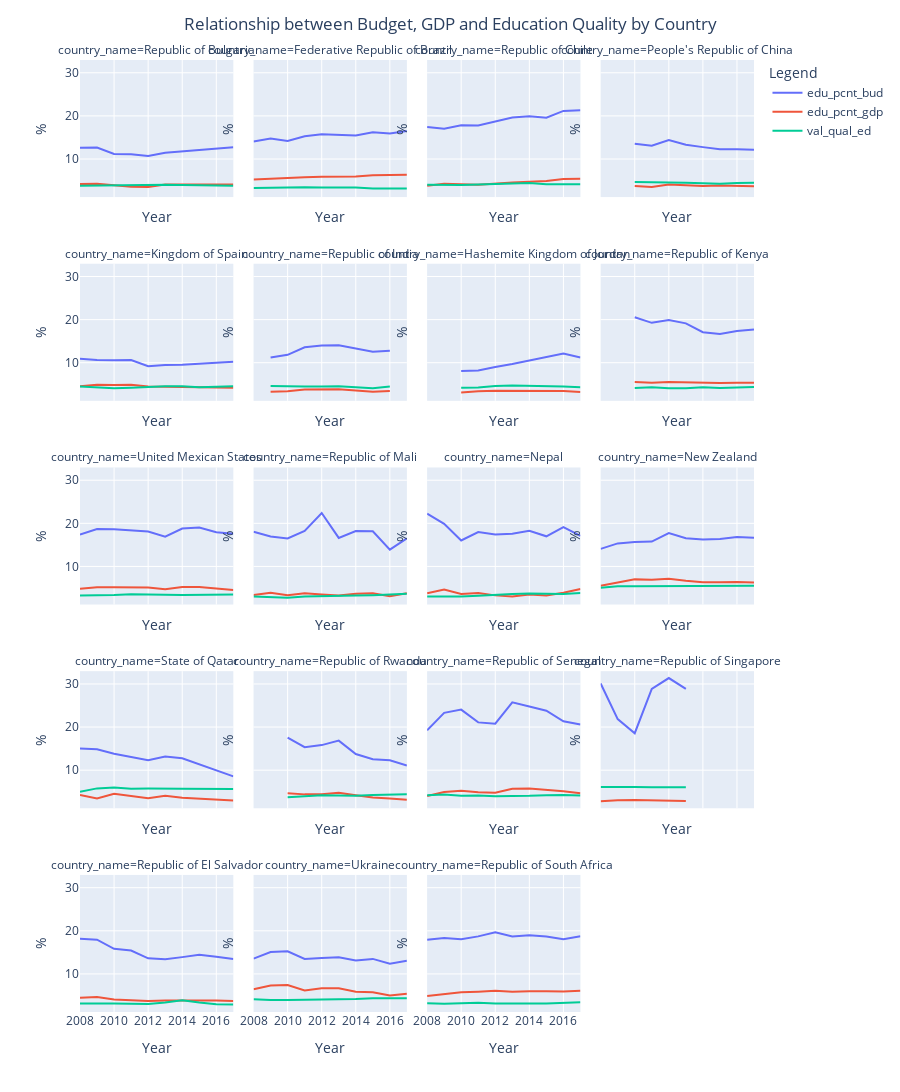

Write notebook code for a chart like this one.
### Markdown cell above
Let's check among our subset of representative countries if the change in the education expenditure as percent of the budget or the GDP had any correlation with the education quality across time

### Code cell
#Selecting the subset of selected countries to examine the effect over time 
df_gdp_qual_selected_countries = df_gdp_qual[df_gdp_qual.country_code.isin(selected_countries)]

fig = px.line(df_gdp_qual_selected_countries,x='year',y= df_gdp_qual_selected_countries.columns[3:6],facet_col='country_name',facet_col_wrap=4,height=1600, facet_col_spacing=0.03,
              labels={'variable':'Legend'})

#Setting the labels of the plot
fig.update_layout(
    title={
        'text': "Relationship between Budget, GDP and Education Quality by Country",
        'x':0.5,
        'xanchor': 'center'},
    xaxis_title="Year",
    yaxis_title="%"
)
#Ensuring that all x-axis show the correct label
fig.for_each_xaxis(lambda x: x.update(title = 'Year'))

#Ensuring that all y-axis show the correct label
fig.for_each_yaxis(lambda y: y.update(title = '%'))

fig.show()

### Figure 1 — Plotly figure (JSON) as saved in the notebook; plotly's stock layout.template omitted (floating-point values rounded to 4 significant figures)
{"data": [{"hovertemplate": "Legend=edu_pcnt_bud<br>country_name=Republic of Bulgaria<br>year=%{x}<br>value=%{y}<extra></extra>", "legendgroup": "edu_pcnt_bud", "line": {"color": "#636efa", "dash": "solid"}, "mode": "lines", "name": "edu_pcnt_bud", "orientation": "v", "showlegend": true, "type": "scatter", "x": [2008, 2009, 2010, 2011, 2012, 2013, 2017], "xaxis": "x17", "y": [12.61, 12.66, 11.16, 11.1, 10.69, 11.44, 12.73], "yaxis": "y17"}, {"hovertemplate": "Legend=edu_pcnt_bud<br>country_name=Federative Republic of Brazil<br>year=%{x}<br>value=%{y}<extra></extra>", "legendgroup": "edu_pcnt_bud", "line": {"color": "#636efa", "dash": "solid"}, "mode": "lines", "name": "edu_pcnt_bud", "orientation": "v", "showlegend": false, "type": "scatter", "x": [2008, 2009, 2010, 2011, 2012, 2013, 2014, 2015, 2016, 2017], "xaxis": "x18", "y": [14.08, 14.73, 14.16, 15.27, 15.73, 15.59, 15.44, 16.22, 15.93, 16.5], "yaxis": "y18"}, {"hovertemplate": "Legend=edu_pcnt_bud<br>country_name=Republic of Chile<br>year=%{x}<br>value=%{y}<extra></extra>", "legendgroup": "edu_pcnt_bud", "line": {"color": "#636efa", "dash": "solid"}, "mode": "lines", "name": "edu_pcnt_bud", "orientation": "v", "showlegend": false, "type": "scatter", "x": [2008, 2009, 2010, 2011, 2013, 2014, 2015, 2016, 2017], "xaxis": "x19", "y": [17.4, 17.04, 17.84, 17.75, 19.65, 19.92, 19.59, 21.16, 21.31], "yaxis": "y19"}, {"hovertemplate": "Legend=edu_pcnt_bud<br>country_name=People's Republic of China<br>year=%{x}<br>value=%{y}<extra></extra>", "legendgroup": "edu_pcnt_bud", "line": {"color": "#636efa", "dash": "solid"}, "mode": "lines", "name": "edu_pcnt_bud", "orientation": "v", "showlegend": false, "type": "scatter", "x": [2010, 2011, 2012, 2013, 2014, 2015, 2016, 2017], "xaxis": "x20", "y": [13.55, 13.08, 14.41, 13.32, 12.75, 12.26, 12.27, 12.16], "yaxis": "y20"}, {"hovertemplate": "Legend=edu_pcnt_bud<br>country_name=Kingdom of Spain<br>year=%{x}<br>value=%{y}<extra></extra>", "legendgroup": "edu_pcnt_bud", "line": {"color": "#636efa", "dash": "solid"}, "mode": "lines", "name": "edu_pcnt_bud", "orientation": "v", "showlegend": false, "type": "scatter", "x": [2008, 2009, 2010, 2011, 2012, 2013, 2014, 2015, 2016, 2017], "xaxis": "x13", "y": [10.93, 10.62, 10.55, 10.61, 9.186, 9.493, 9.539, 9.766, 9.961, 10.21], "yaxis": "y13"}, {"hovertemplate": "Legend=edu_pcnt_bud<br>country_name=Republic of India<br>year=%{x}<br>value=%{y}<extra></extra>", "legendgroup": "edu_pcnt_bud", "line": {"color": "#636efa", "dash": "solid"}, "mode": "lines", "name": "edu_pcnt_bud", "orientation": "v", "showlegend": false, "type": "scatter", "x": [2009, 2010, 2011, 2012, 2013, 2015, 2016], "xaxis": "x14", "y": [11.19, 11.83, 13.56, 13.99, 14.05, 12.53, 12.75], "yaxis": "y14"}, {"hovertemplate": "Legend=edu_pcnt_bud<br>country_name=Hashemite Kingdom of Jordan<br>year=%{x}<br>value=%{y}<extra></extra>", "legendgroup": "edu_pcnt_bud", "line": {"color": "#636efa", "dash": "solid"}, "mode": "lines", "name": "edu_pcnt_bud", "orientation": "v", "showlegend": false, "type": "scatter", "x": [2010, 2011, 2012, 2013, 2016, 2017], "xaxis": "x15", "y": [8.1, 8.2, 9, 9.7, 12.15, 11.2], "yaxis": "y15"}, {"hovertemplate": "Legend=edu_pcnt_bud<br>country_name=Republic of Kenya<br>year=%{x}<br>value=%{y}<extra></extra>", "legendgroup": "edu_pcnt_bud", "line": {"color": "#636efa", "dash": "solid"}, "mode": "lines", "name": "edu_pcnt_bud", "orientation": "v", "showlegend": false, "type": "scatter", "x": [2010, 2011, 2012, 2013, 2014, 2015, 2016, 2017], "xaxis": "x16", "y": [20.56, 19.25, 19.92, 19.14, 17.08, 16.66, 17.35, 17.71], "yaxis": "y16"}, {"hovertemplate": "Legend=edu_pcnt_bud<br>country_name=United Mexican States<br>year=%{x}<br>value=%{y}<extra></extra>", "legendgroup": "edu_pcnt_bud", "line": {"color": "#636efa", "dash": "solid"}, "mode": "lines", "name": "edu_pcnt_bud", "orientation": "v", "showlegend": false, "type": "scatter", "x": [2008, 2009, 2010, 2011, 2012, 2013, 2014, 2015, 2016, 2017], "xaxis": "x9", "y": [17.38, 18.67, 18.64, 18.42, 18.09, 16.91, 18.81, 19.02, 17.94, 17.58], "yaxis": "y9"}, {"hovertemplate": "Legend=edu_pcnt_bud<br>country_name=Republic of Mali<br>year=%{x}<br>value=%{y}<extra></extra>", "legendgroup": "edu_pcnt_bud", "line": {"color": "#636efa", "dash": "solid"}, "mode": "lines", "name": "edu_pcnt_bud", "orientation": "v", "showlegend": false, "type": "scatter", "x": [2008, 2009, 2010, 2011, 2012, 2013, 2014, 2015, 2016, 2017], "xaxis": "x10", "y": [18.03, 16.96, 16.5, 18.26, 22.4, 16.62, 18.22, 18.16, 13.9, 16.53], "yaxis": "y10"}, {"hovertemplate": "Legend=edu_pcnt_bud<br>country_name=Nepal<br>year=%{x}<br>value=%{y}<extra></extra>", "legendgroup": "edu_pcnt_bud", "line": {"color": "#636efa", "dash": "solid"}, "mode": "lines", "name": "edu_pcnt_bud", "orientation": "v", "showlegend": false, "type": "scatter", "x": [2008, 2009, 2010, 2011, 2012, 2013, 2014, 2015, 2016, 2017], "xaxis": "x11", "y": [22.23, 19.87, 16.03, 17.98, 17.44, 17.57, 18.28, 16.99, 19.13, 17.1], "yaxis": "y11"}, {"hovertemplate": "Legend=edu_pcnt_bud<br>country_name=New Zealand<br>year=%{x}<br>value=%{y}<extra></extra>", "legendgroup": "edu_pcnt_bud", "line": {"color": "#636efa", "dash": "solid"}, "mode": "lines", "name": "edu_pcnt_bud", "orientation": "v", "showlegend": false, "type": "scatter", "x": [2008, 2009, 2010, 2011, 2012, 2013, 2014, 2015, 2016, 2017], "xaxis": "x12", "y": [14.08, 15.34, 15.68, 15.76, 17.75, 16.54, 16.27, 16.37, 16.83, 16.64], "yaxis": "y12"}, {"hovertemplate": "Legend=edu_pcnt_bud<br>country_name=State of Qatar<br>year=%{x}<br>value=%{y}<extra></extra>", "legendgroup": "edu_pcnt_bud", "line": {"color": "#636efa", "dash": "solid"}, "mode": "lines", "name": "edu_pcnt_bud", "orientation": "v", "showlegend": false, "type": "scatter", "x": [2008, 2009, 2010, 2011, 2012, 2013, 2014, 2017], "xaxis": "x5", "y": [15.06, 14.84, 13.82, 13.11, 12.31, 13.15, 12.74, 8.561], "yaxis": "y5"}, {"hovertemplate": "Legend=edu_pcnt_bud<br>country_name=Republic of Rwanda<br>year=%{x}<br>value=%{y}<extra></extra>", "legendgroup": "edu_pcnt_bud", "line": {"color": "#636efa", "dash": "solid"}, "mode": "lines", "name": "edu_pcnt_bud", "orientation": "v", "showlegend": false, "type": "scatter", "x": [2010, 2011, 2012, 2013, 2014, 2015, 2016, 2017], "xaxis": "x6", "y": [17.55, 15.34, 15.82, 16.86, 13.73, 12.54, 12.28, 11.08], "yaxis": "y6"}, {"hovertemplate": "Legend=edu_pcnt_bud<br>country_name=Republic of Senegal<br>year=%{x}<br>value=%{y}<extra></extra>", "legendgroup": "edu_pcnt_bud", "line": {"color": "#636efa", "dash": "solid"}, "mode": "lines", "name": "edu_pcnt_bud", "orientation": "v", "showlegend": false, "type": "scatter", "x": [2008, 2009, 2010, 2011, 2012, 2013, 2014, 2015, 2016, 2017], "xaxis": "x7", "y": [19.23, 23.3, 24.05, 21.09, 20.8, 25.74, 24.76, 23.78, 21.34, 20.59], "yaxis": "y7"}, {"hovertemplate": "Legend=edu_pcnt_bud<br>country_name=Republic of Singapore<br>year=%{x}<br>value=%{y}<extra></extra>", "legendgroup": "edu_pcnt_bud", "line": {"color": "#636efa", "dash": "solid"}, "mode": "lines", "name": "edu_pcnt_bud", "orientation": "v", "showlegend": false, "type": "scatter", "x": [2008, 2009, 2010, 2011, 2012, 2013], "xaxis": "x8", "y": [30.1, 21.85, 18.57, 28.86, 31.37, 28.84], "yaxis": "y8"}, {"hovertemplate": "Legend=edu_pcnt_bud<br>country_name=Republic of El Salvador<br>year=%{x}<br>value=%{y}<extra></extra>", "legendgroup": "edu_pcnt_bud", "line": {"color": "#636efa", "dash": "solid"}, "mode": "lines", "name": "edu_pcnt_bud", "orientation": "v", "showlegend": false, "type": "scatter", "x": [2008, 2009, 2010, 2011, 2012, 2013, 2014, 2015, 2016, 2017], "xaxis": "x", "y": [18.16, 17.95, 15.82, 15.42, 13.6, 13.39, 13.89, 14.47, 13.97, 13.46], "yaxis": "y"}, {"hovertemplate": "Legend=edu_pcnt_bud<br>country_name=Ukraine<br>year=%{x}<br>value=%{y}<extra></extra>", "legendgroup": "edu_pcnt_bud", "line": {"color": "#636efa", "dash": "solid"}, "mode": "lines", "name": "edu_pcnt_bud", "orientation": "v", "showlegend": false, "type": "scatter", "x": [2008, 2009, 2010, 2011, 2012, 2013, 2014, 2015, 2016, 2017], "xaxis": "x2", "y": [13.56, 15.05, 15.23, 13.48, 13.67, 13.87, 13.12, 13.48, 12.35, 13.05], "yaxis": "y2"}, {"hovertemplate": "Legend=edu_pcnt_bud<br>country_name=Republic of South Africa<br>year=%{x}<br>value=%{y}<extra></extra>", "legendgroup": "edu_pcnt_bud", "line": {"color": "#636efa", "dash": "solid"}, "mode": "lines", "name": "edu_pcnt_bud", "orientation": "v", "showlegend": false, "type": "scatter", "x": [2008, 2009, 2010, 2011, 2012, 2013, 2014, 2015, 2016, 2017], "xaxis": "x3", "y": [17.91, 18.31, 18.04, 18.7, 19.68, 18.7, 18.99, 18.7, 18.05, 18.72], "yaxis": "y3"}, {"hovertemplate": "Legend=edu_pcnt_gdp<br>country_name=Republic of Bulgaria<br>year=%{x}<br>value=%{y}<extra></extra>", "legendgroup": "edu_pcnt_gdp", "line": {"color": "#EF553B", "dash": "solid"}, "mode": "lines", "name": "edu_pcnt_gdp", "orientation": "v", "showlegend": true, "type": "scatter", "x": [2008, 2009, 2010, 2011, 2012, 2013, 2017], "xaxis": "x17", "y": [4.222, 4.274, 3.881, 3.565, 3.494, 4.072, 4.091], "yaxis": "y17"}, {"hovertemplate": "Legend=edu_pcnt_gdp<br>country_name=Federative Republic of Brazil<br>year=%{x}<br>value=%{y}<extra></extra>", "legendgroup": "edu_pcnt_gdp", "line": {"color": "#EF553B", "dash": "solid"}, "mode": "lines", "name": "edu_pcnt_gdp", "orientation": "v", "showlegend": false, "type": "scatter", "x": [2008, 2009, 2010, 2011, 2012, 2013, 2014, 2015, 2016, 2017], "xaxis": "x18", "y": [5.269, 5.464, 5.649, 5.737, 5.855, 5.839, 5.948, 6.241, 6.314, 6.32], "yaxis": "y18"}, {"hovertemplate": "Legend=edu_pcnt_gdp<br>country_name=Republic of Chile<br>year=%{x}<br>value=%{y}<extra></extra>", "legendgroup": "edu_pcnt_gdp", "line": {"color": "#EF553B", "dash": "solid"}, "mode": "lines", "name": "edu_pcnt_gdp", "orientation": "v", "showlegend": false, "type": "scatter", "x": [2008, 2009, 2010, 2011, 2013, 2014, 2015, 2016, 2017], "xaxis": "x19", "y": [3.792, 4.231, 4.162, 4.045, 4.529, 4.731, 4.875, 5.342, 5.42], "yaxis": "y19"}, {"hovertemplate": "Legend=edu_pcnt_gdp<br>country_name=People's Republic of China<br>year=%{x}<br>value=%{y}<extra></extra>", "legendgroup": "edu_pcnt_gdp", "line": {"color": "#EF553B", "dash": "solid"}, "mode": "lines", "name": "edu_pcnt_gdp", "orientation": "v", "showlegend": false, "type": "scatter", "x": [2010, 2011, 2012, 2013, 2014, 2015, 2016, 2017], "xaxis": "x20", "y": [3.755, 3.522, 4.077, 3.853, 3.727, 3.825, 3.794, 3.667], "yaxis": "y20"}, {"hovertemplate": "Legend=edu_pcnt_gdp<br>country_name=Kingdom of Spain<br>year=%{x}<br>value=%{y}<extra></extra>", "legendgroup": "edu_pcnt_gdp", "line": {"color": "#EF553B", "dash": "solid"}, "mode": "lines", "name": "edu_pcnt_gdp", "orientation": "v", "showlegend": false, "type": "scatter", "x": [2008, 2009, 2010, 2011, 2012, 2013, 2014, 2015, 2016, 2017], "xaxis": "x13", "y": [4.528, 4.912, 4.856, 4.897, 4.469, 4.351, 4.303, 4.287, 4.228, 4.208], "yaxis": "y13"}, {"hovertemplate": "Legend=edu_pcnt_gdp<br>country_name=Republic of India<br>year=%{x}<br>value=%{y}<extra></extra>", "legendgroup": "edu_pcnt_gdp", "line": {"color": "#EF553B", "dash": "solid"}, "mode": "lines", "name": "edu_pcnt_gdp", "orientation": "v", "showlegend": false, "type": "scatter", "x": [2009, 2010, 2011, 2012, 2013, 2015, 2016], "xaxis": "x14", "y": [3.278, 3.378, 3.796, 3.868, 3.845, 3.286, 3.451], "yaxis": "y14"}, {"hovertemplate": "Legend=edu_pcnt_gdp<br>country_name=Hashemite Kingdom of Jordan<br>year=%{x}<br>value=%{y}<extra></extra>", "legendgroup": "edu_pcnt_gdp", "line": {"color": "#EF553B", "dash": "solid"}, "mode": "lines", "name": "edu_pcnt_gdp", "orientation": "v", "showlegend": false, "type": "scatter", "x": [2010, 2011, 2012, 2013, 2016, 2017], "xaxis": "x15", "y": [3.1, 3.4, 3.5, 3.5, 3.453, 3.229], "yaxis": "y15"}, {"hovertemplate": "Legend=edu_pcnt_gdp<br>country_name=Republic of Kenya<br>year=%{x}<br>value=%{y}<extra></extra>", "legendgroup": "edu_pcnt_gdp", "line": {"color": "#EF553B", "dash": "solid"}, "mode": "lines", "name": "edu_pcnt_gdp", "orientation": "v", "showlegend": false, "type": "scatter", "x": [2010, 2011, 2012, 2013, 2014, 2015, 2016, 2017], "xaxis": "x16", "y": [5.508, 5.335, 5.509, 5.411, 5.28, 5.271, 5.363, 5.367], "yaxis": "y16"}, {"hovertemplate": "Legend=edu_pcnt_gdp<br>country_name=United Mexican States<br>year=%{x}<br>value=%{y}<extra></extra>", "legendgroup": "edu_pcnt_gdp", "line": {"color": "#EF553B", "dash": "solid"}, "mode": "lines", "name": "edu_pcnt_gdp", "orientation": "v", "showlegend": false, "type": "scatter", "x": [2008, 2009, 2010, 2011, 2012, 2013, 2014, 2015, 2016, 2017], "xaxis": "x9", "y": [4.82, 5.188, 5.159, 5.106, 5.103, 4.696, 5.257, 5.229, 4.907, 4.518], "yaxis": "y9"}, {"hovertemplate": "Legend=edu_pcnt_gdp<br>country_name=Republic of Mali<br>year=%{x}<br>value=%{y}<extra></extra>", "legendgroup": "edu_pcnt_gdp", "line": {"color": "#EF553B", "dash": "solid"}, "mode": "lines", "name": "edu_pcnt_gdp", "orientation": "v", "showlegend": false, "type": "scatter", "x": [2008, 2009, 2010, 2011, 2012, 2013, 2014, 2015, 2016, 2017], "xaxis": "x10", "y": [3.404, 3.869, 3.344, 3.754, 3.479, 3.285, 3.648, 3.802, 3.095, 3.79], "yaxis": "y10"}, {"hovertemplate": "Legend=edu_pcnt_gdp<br>country_name=Nepal<br>year=%{x}<br>value=%{y}<extra></extra>", "legendgroup": "edu_pcnt_gdp", "line": {"color": "#EF553B", "dash": "solid"}, "mode": "lines", "name": "edu_pcnt_gdp", "orientation": "v", "showlegend": false, "type": "scatter", "x": [2008, 2009, 2010, 2011, 2012, 2013, 2014, 2015, 2016, 2017], "xaxis": "x11", "y": [3.805, 4.664, 3.632, 3.843, 3.29, 3.018, 3.472, 3.259, 3.903, 4.767], "yaxis": "y11"}, {"hovertemplate": "Legend=edu_pcnt_gdp<br>country_name=New Zealand<br>year=%{x}<br>value=%{y}<extra></extra>", "legendgroup": "edu_pcnt_gdp", "line": {"color": "#EF553B", "dash": "solid"}, "mode": "lines", "name": "edu_pcnt_gdp", "orientation": "v", "showlegend": false, "type": "scatter", "x": [2008, 2009, 2010, 2011, 2012, 2013, 2014, 2015, 2016, 2017], "xaxis": "x12", "y": [5.511, 6.288, 7.0, 6.94, 7.16, 6.702, 6.342, 6.325, 6.412, 6.26], "yaxis": "y12"}, {"hovertemplate": "Legend=edu_pcnt_gdp<br>country_name=State of Qatar<br>year=%{x}<br>value=%{y}<extra></extra>", "legendgroup": "edu_pcnt_gdp", "line": {"color": "#EF553B", "dash": "solid"}, "mode": "lines", "name": "edu_pcnt_gdp", "orientation": "v", "showlegend": false, "type": "scatter", "x": [2008, 2009, 2010, 2011, 2012, 2013, 2014, 2017], "xaxis": "x5", "y": [4.228, 3.413, 4.54, 4.012, 3.507, 4.074, 3.605, 2.967], "yaxis": "y5"}, {"hovertemplate": "Legend=edu_pcnt_gdp<br>country_name=Republic of Rwanda<br>year=%{x}<br>value=%{y}<extra></extra>", "legendgroup": "edu_pcnt_gdp", "line": {"color": "#EF553B", "dash": "solid"}, "mode": "lines", "name": "edu_pcnt_gdp", "orientation": "v", "showlegend": false, "type": "scatter", "x": [2010, 2011, 2012, 2013, 2014, 2015, 2016, 2017], "xaxis": "x6", "y": [4.634, 4.386, 4.424, 4.745, 4.199, 3.649, 3.437, 3.126], "yaxis": "y6"}, {"hovertemplate": "Legend=edu_pcnt_gdp<br>country_name=Republic of Senegal<br>year=%{x}<br>value=%{y}<extra></extra>", "legendgroup": "edu_pcnt_gdp", "line": {"color": "#EF553B", "dash": "solid"}, "mode": "lines", "name": "edu_pcnt_gdp", "orientation": "v", "showlegend": false, "type": "scatter", "x": [2008, 2009, 2010, 2011, 2012, 2013, 2014, 2015, 2016, 2017], "xaxis": "x7", "y": [4.026, 4.921, 5.218, 4.903, 4.777, 5.687, 5.72, 5.456, 5.113, 4.625], "yaxis": "y7"}, {"hovertemplate": "Legend=edu_pcnt_gdp<br>country_name=Republic of Singapore<br>year=%{x}<br>value=%{y}<extra></extra>", "legendgroup": "edu_pcnt_gdp", "line": {"color": "#EF553B", "dash": "solid"}, "mode": "lines", "name": "edu_pcnt_gdp", "orientation": "v", "showlegend": false, "type": "scatter", "x": [2008, 2009, 2010, 2011, 2012, 2013], "xaxis": "x8", "y": [2.765, 3.01, 3.08, 3.031, 3.071, 2.854], "yaxis": "y8"}, {"hovertemplate": "Legend=edu_pcnt_gdp<br>country_name=Republic of El Salvador<br>year=%{x}<br>value=%{y}<extra></extra>", "legendgroup": "edu_pcnt_gdp", "line": {"color": "#EF553B", "dash": "solid"}, "mode": "lines", "name": "edu_pcnt_gdp", "orientation": "v", "showlegend": false, "type": "scatter", "x": [2008, 2009, 2010, 2011, 2012, 2013, 2014, 2015, 2016, 2017], "xaxis": "x", "y": [4.458, 4.66, 4.048, 3.899, 3.712, 3.801, 3.824, 3.91, 3.825, 3.725], "yaxis": "y"}, {"hovertemplate": "Legend=edu_pcnt_gdp<br>country_name=Ukraine<br>year=%{x}<br>value=%{y}<extra></extra>", "legendgroup": "edu_pcnt_gdp", "line": {"color": "#EF553B", "dash": "solid"}, "mode": "lines", "name": "edu_pcnt_gdp", "orientation": "v", "showlegend": false, "type": "scatter", "x": [2008, 2009, 2010, 2011, 2012, 2013, 2014, 2015, 2016, 2017], "xaxis": "x2", "y": [6.436, 7.318, 7.397, 6.162, 6.692, 6.672, 5.875, 5.743, 5.01, 5.412], "yaxis": "y2"}, {"hovertemplate": "Legend=edu_pcnt_gdp<br>country_name=Republic of South Africa<br>year=%{x}<br>value=%{y}<extra></extra>", "legendgroup": "edu_pcnt_gdp", "line": {"color": "#EF553B", "dash": "solid"}, "mode": "lines", "name": "edu_pcnt_gdp", "orientation": "v", "showlegend": false, "type": "scatter", "x": [2008, 2009, 2010, 2011, 2012, 2013, 2014, 2015, 2016, 2017], "xaxis": "x3", "y": [4.866, 5.249, 5.722, 5.881, 6.077, 5.865, 5.999, 5.956, 5.943, 6.113], "yaxis": "y3"}, {"hovertemplate": "Legend=val_qual_ed<br>country_name=Republic of Bulgaria<br>year=%{x}<br>value=%{y}<extra></extra>", "legendgroup": "val_qual_ed", "line": {"color": "#00cc96", "dash": "solid"}, "mode": "lines", "name": "val_qual_ed", "orientation": "v", "showlegend": true, "type": "scatter", "x": [2008, 2009, 2010, 2011, 2012, 2013, 2017], "xaxis": "x17", "y": [3.778, 3.852, 3.908, 3.856, 3.926, 4.014, 3.773], "yaxis": "y17"}, {"hovertemplate": "Legend=val_qual_ed<br>country_name=Federative Republic of Brazil<br>year=%{x}<br>value=%{y}<extra></extra>", "legendgroup": "val_qual_ed", "line": {"color": "#00cc96", "dash": "solid"}, "mode": "lines", "name": "val_qual_ed", "orientation": "v", "showlegend": false, "type": "scatter", "x": [2008, 2009, 2010, 2011, 2012, 2013, 2014, 2015, 2016, 2017], "xaxis": "x18", "y": [3.258, 3.366, 3.403, 3.44, 3.406, 3.42, 3.38, 3.13, 3.176, 3.183], "yaxis": "y18"}, {"hovertemplate": "Legend=val_qual_ed<br>country_name=Republic of Chile<br>year=%{x}<br>value=%{y}<extra></extra>", "legendgroup": "val_qual_ed", "line": {"color": "#00cc96", "dash": "solid"}, "mode": "lines", "name": "val_qual_ed", "orientation": "v", "showlegend": false, "type": "scatter", "x": [2008, 2009, 2010, 2011, 2013, 2014, 2015, 2016, 2017], "xaxis": "x19", "y": [4.012, 3.967, 3.994, 4.098, 4.298, 4.414, 4.166, 4.067, 4.122], "yaxis": "y19"}, {"hovertemplate": "Legend=val_qual_ed<br>country_name=People's Republic of China<br>year=%{x}<br>value=%{y}<extra></extra>", "legendgroup": "val_qual_ed", "line": {"color": "#00cc96", "dash": "solid"}, "mode": "lines", "name": "val_qual_ed", "orientation": "v", "showlegend": false, "type": "scatter", "x": [2010, 2011, 2012, 2013, 2014, 2015, 2016, 2017], "xaxis": "x20", "y": [4.654, 4.678, 4.539, 4.466, 4.388, 4.263, 4.431, 4.514], "yaxis": "y20"}, {"hovertemplate": "Legend=val_qual_ed<br>country_name=Kingdom of Spain<br>year=%{x}<br>value=%{y}<extra></extra>", "legendgroup": "val_qual_ed", "line": {"color": "#00cc96", "dash": "solid"}, "mode": "lines", "name": "val_qual_ed", "orientation": "v", "showlegend": false, "type": "scatter", "x": [2008, 2009, 2010, 2011, 2012, 2013, 2014, 2015, 2016, 2017], "xaxis": "x13", "y": [4.477, 4.222, 4.05, 4.202, 4.396, 4.554, 4.519, 4.33, 4.42, 4.515], "yaxis": "y13"}, {"hovertemplate": "Legend=val_qual_ed<br>country_name=Republic of India<br>year=%{x}<br>value=%{y}<extra></extra>", "legendgroup": "val_qual_ed", "line": {"color": "#00cc96", "dash": "solid"}, "mode": "lines", "name": "val_qual_ed", "orientation": "v", "showlegend": false, "type": "scatter", "x": [2009, 2010, 2011, 2012, 2013, 2015, 2016], "xaxis": "x14", "y": [4.585, 4.479, 4.509, 4.501, 4.558, 4.089, 4.477], "yaxis": "y14"}, {"hovertemplate": "Legend=val_qual_ed<br>country_name=Hashemite Kingdom of Jordan<br>year=%{x}<br>value=%{y}<extra></extra>", "legendgroup": "val_qual_ed", "line": {"color": "#00cc96", "dash": "solid"}, "mode": "lines", "name": "val_qual_ed", "orientation": "v", "showlegend": false, "type": "scatter", "x": [2010, 2011, 2012, 2013, 2016, 2017], "xaxis": "x15", "y": [4.175, 4.239, 4.587, 4.727, 4.468, 4.312], "yaxis": "y15"}, {"hovertemplate": "Legend=val_qual_ed<br>country_name=Republic of Kenya<br>year=%{x}<br>value=%{y}<extra></extra>", "legendgroup": "val_qual_ed", "line": {"color": "#00cc96", "dash": "solid"}, "mode": "lines", "name": "val_qual_ed", "orientation": "v", "showlegend": false, "type": "scatter", "x": [2010, 2011, 2012, 2013, 2014, 2015, 2016, 2017], "xaxis": "x16", "y": [4.137, 4.298, 4.066, 4.095, 4.325, 4.121, 4.254, 4.365], "yaxis": "y16"}, {"hovertemplate": "Legend=val_qual_ed<br>country_name=United Mexican States<br>year=%{x}<br>value=%{y}<extra></extra>", "legendgroup": "val_qual_ed", "line": {"color": "#00cc96", "dash": "solid"}, "mode": "lines", "name": "val_qual_ed", "orientation": "v", "showlegend": false, "type": "scatter", "x": [2008, 2009, 2010, 2011, 2012, 2013, 2014, 2015, 2016, 2017], "xaxis": "x9", "y": [3.253, 3.296, 3.349, 3.562, 3.567, 3.449, 3.37, 3.43, 3.532, 3.512], "yaxis": "y9"}, {"hovertemplate": "Legend=val_qual_ed<br>country_name=Republic of Mali<br>year=%{x}<br>value=%{y}<extra></extra>", "legendgroup": "val_qual_ed", "line": {"color": "#00cc96", "dash": "solid"}, "mode": "lines", "name": "val_qual_ed", "orientation": "v", "showlegend": false, "type": "scatter", "x": [2008, 2009, 2010, 2011, 2012, 2013, 2014, 2015, 2016, 2017], "xaxis": "x10", "y": [3.019, 2.897, 2.753, 3.042, 3.084, 3.08, 3.243, 3.343, 3.551, 3.664], "yaxis": "y10"}, {"hovertemplate": "Legend=val_qual_ed<br>country_name=Nepal<br>year=%{x}<br>value=%{y}<extra></extra>", "legendgroup": "val_qual_ed", "line": {"color": "#00cc96", "dash": "solid"}, "mode": "lines", "name": "val_qual_ed", "orientation": "v", "showlegend": false, "type": "scatter", "x": [2008, 2009, 2010, 2011, 2012, 2013, 2014, 2015, 2016, 2017], "xaxis": "x11", "y": [3.007, 2.943, 3.035, 3.197, 3.441, 3.605, 3.697, 3.62, 3.598, 3.831], "yaxis": "y11"}, {"hovertemplate": "Legend=val_qual_ed<br>country_name=New Zealand<br>year=%{x}<br>value=%{y}<extra></extra>", "legendgroup": "val_qual_ed", "line": {"color": "#00cc96", "dash": "solid"}, "mode": "lines", "name": "val_qual_ed", "orientation": "v", "showlegend": false, "type": "scatter", "x": [2008, 2009, 2010, 2011, 2012, 2013, 2014, 2015, 2016, 2017], "xaxis": "x12", "y": [5.044, 5.412, 5.403, 5.423, 5.414, 5.348, 5.456, 5.486, 5.466, 5.519], "yaxis": "y12"}, {"hovertemplate": "Legend=val_qual_ed<br>country_name=State of Qatar<br>year=%{x}<br>value=%{y}<extra></extra>", "legendgroup": "val_qual_ed", "line": {"color": "#00cc96", "dash": "solid"}, "mode": "lines", "name": "val_qual_ed", "orientation": "v", "showlegend": false, "type": "scatter", "x": [2008, 2009, 2010, 2011, 2012, 2013, 2014, 2017], "xaxis": "x5", "y": [5.018, 5.776, 6.006, 5.689, 5.748, 5.773, 5.701, 5.651], "yaxis": "y5"}, {"hovertemplate": "Legend=val_qual_ed<br>country_name=Republic of Rwanda<br>year=%{x}<br>value=%{y}<extra></extra>", "legendgroup": "val_qual_ed", "line": {"color": "#00cc96", "dash": "solid"}, "mode": "lines", "name": "val_qual_ed", "orientation": "v", "showlegend": false, "type": "scatter", "x": [2010, 2011, 2012, 2013, 2014, 2015, 2016, 2017], "xaxis": "x6", "y": [3.718, 3.969, 4.155, 4.098, 4.065, 4.219, 4.348, 4.394], "yaxis": "y6"}, {"hovertemplate": "Legend=val_qual_ed<br>country_name=Republic of Senegal<br>year=%{x}<br>value=%{y}<extra></extra>", "legendgroup": "val_qual_ed", "line": {"color": "#00cc96", "dash": "solid"}, "mode": "lines", "name": "val_qual_ed", "orientation": "v", "showlegend": false, "type": "scatter", "x": [2008, 2009, 2010, 2011, 2012, 2013, 2014, 2015, 2016, 2017], "xaxis": "x7", "y": [4.192, 4.333, 4.091, 4.147, 3.978, 3.97, 4.05, 4.175, 4.231, 4.097], "yaxis": "y7"}, {"hovertemplate": "Legend=val_qual_ed<br>country_name=Republic of Singapore<br>year=%{x}<br>value=%{y}<extra></extra>", "legendgroup": "val_qual_ed", "line": {"color": "#00cc96", "dash": "solid"}, "mode": "lines", "name": "val_qual_ed", "orientation": "v", "showlegend": false, "type": "scatter", "x": [2008, 2009, 2010, 2011, 2012, 2013], "xaxis": "x8", "y": [6.081, 6.162, 6.109, 6.055, 6.024, 6.03], "yaxis": "y8"}, {"hovertemplate": "Legend=val_qual_ed<br>country_name=Republic of El Salvador<br>year=%{x}<br>value=%{y}<extra></extra>", "legendgroup": "val_qual_ed", "line": {"color": "#00cc96", "dash": "solid"}, "mode": "lines", "name": "val_qual_ed", "orientation": "v", "showlegend": false, "type": "scatter", "x": [2008, 2009, 2010, 2011, 2012, 2013, 2014, 2015, 2016, 2017], "xaxis": "x", "y": [3.148, 3.22, 3.162, 3.06, 3.029, 3.363, 3.887, 3.353, 2.94, 2.928], "yaxis": "y"}, {"hovertemplate": "Legend=val_qual_ed<br>country_name=Ukraine<br>year=%{x}<br>value=%{y}<extra></extra>", "legendgroup": "val_qual_ed", "line": {"color": "#00cc96", "dash": "solid"}, "mode": "lines", "name": "val_qual_ed", "orientation": "v", "showlegend": false, "type": "scatter", "x": [2008, 2009, 2010, 2011, 2012, 2013, 2014, 2015, 2016, 2017], "xaxis": "x2", "y": [4.094, 3.92, 3.95, 3.968, 4.007, 4.055, 4.16, 4.344, 4.447, 4.374], "yaxis": "y2"}, {"hovertemplate": "Legend=val_qual_ed<br>country_name=Republic of South Africa<br>year=%{x}<br>value=%{y}<extra></extra>", "legendgroup": "val_qual_ed", "line": {"color": "#00cc96", "dash": "solid"}, "mode": "lines", "name": "val_qual_ed", "orientation": "v", "showlegend": false, "type": "scatter", "x": [2008, 2009, 2010, 2011, 2012, 2013, 2014, 2015, 2016, 2017], "xaxis": "x3", "y": [3.213, 3.081, 3.189, 3.303, 3.155, 3.071, 3.113, 3.162, 3.344, 3.402], "yaxis": "y3"}], "layout": {"annotations": [{"font": {}, "showarrow": false, "text": "country_name=Republic of El Salvador", "x": 0.1138, "xanchor": "center", "xref": "paper", "y": 0.144, "yanchor": "bottom", "yref": "paper"}, {"font": {}, "showarrow": false, "text": "country_name=Ukraine", "x": 0.3712, "xanchor": "center", "xref": "paper", "y": 0.144, "yanchor": "bottom", "yref": "paper"}, {"font": {}, "showarrow": false, "text": "country_name=Republic of South Africa", "x": 0.6288, "xanchor": "center", "xref": "paper", "y": 0.144, "yanchor": "bottom", "yref": "paper"}, {"font": {}, "showarrow": false, "text": "country_name=State of Qatar", "x": 0.1138, "xanchor": "center", "xref": "paper", "y": 0.358, "yanchor": "bottom", "yref": "paper"}, {"font": {}, "showarrow": false, "text": "country_name=Republic of Rwanda", "x": 0.3712, "xanchor": "center", "xref": "paper", "y": 0.358, "yanchor": "bottom", "yref": "paper"}, {"font": {}, "showarrow": false, "text": "country_name=Republic of Senegal", "x": 0.6288, "xanchor": "center", "xref": "paper", "y": 0.358, "yanchor": "bottom", "yref": "paper"}, {"font": {}, "showarrow": false, "text": "country_name=Republic of Singapore", "x": 0.8862, "xanchor": "center", "xref": "paper", "y": 0.358, "yanchor": "bottom", "yref": "paper"}, {"font": {}, "showarrow": false, "text": "country_name=United Mexican States", "x": 0.1138, "xanchor": "center", "xref": "paper", "y": 0.572, "yanchor": "bottom", "yref": "paper"}, {"font": {}, "showarrow": false, "text": "country_name=Republic of Mali", "x": 0.3712, "xanchor": "center", "xref": "paper", "y": 0.572, "yanchor": "bottom", "yref": "paper"}, {"font": {}, "showarrow": false, "text": "country_name=Nepal", "x": 0.6288, "xanchor": "center", "xref": "paper", "y": 0.572, "yanchor": "bottom", "yref": "paper"}, {"font": {}, "showarrow": false, "text": "country_name=New Zealand", "x": 0.8862, "xanchor": "center", "xref": "paper", "y": 0.572, "yanchor": "bottom", "yref": "paper"}, {"font": {}, "showarrow": false, "text": "country_name=Kingdom of Spain", "x": 0.1138, "xanchor": "center", "xref": "paper", "y": 0.786, "yanchor": "bottom", "yref": "paper"}, {"font": {}, "showarrow": false, "text": "country_name=Republic of India", "x": 0.3712, "xanchor": "center", "xref": "paper", "y": 0.786, "yanchor": "bottom", "yref": "paper"}, {"font": {}, "showarrow": false, "text": "country_name=Hashemite Kingdom of Jordan", "x": 0.6288, "xanchor": "center", "xref": "paper", "y": 0.786, "yanchor": "bottom", "yref": "paper"}, {"font": {}, "showarrow": false, "text": "country_name=Republic of Kenya", "x": 0.8862, "xanchor": "center", "xref": "paper", "y": 0.786, "yanchor": "bottom", "yref": "paper"}, {"font": {}, "showarrow": false, "text": "country_name=Republic of Bulgaria", "x": 0.1138, "xanchor": "center", "xref": "paper", "y": 1, "yanchor": "bottom", "yref": "paper"}, {"font": {}, "showarrow": false, "text": "country_name=Federative Republic of Brazil", "x": 0.3712, "xanchor": "center", "xref": "paper", "y": 1, "yanchor": "bottom", "yref": "paper"}, {"font": {}, "showarrow": false, "text": "country_name=Republic of Chile", "x": 0.6288, "xanchor": "center", "xref": "paper", "y": 1, "yanchor": "bottom", "yref": "paper"}, {"font": {}, "showarrow": false, "text": "country_name=People's Republic of China", "x": 0.8862, "xanchor": "center", "xref": "paper", "y": 1, "yanchor": "bottom", "yref": "paper"}], "height": 1600, "legend": {"title": {"text": "Legend"}, "tracegroupgap": 0}, "margin": {"t": 60}, "title": {"text": "Relationship between Budget, GDP and Education Quality by Country", "x": 0.5, "xanchor": "center"}, "xaxis": {"anchor": "y", "domain": [0, 0.2275], "title": {"text": "Year"}}, "xaxis10": {"anchor": "y10", "domain": [0.2575, 0.485], "matches": "x", "showticklabels": false, "title": {"text": "Year"}}, "xaxis11": {"anchor": "y11", "domain": [0.515, 0.7425], "matches": "x", "showticklabels": false, "title": {"text": "Year"}}, "xaxis12": {"anchor": "y12", "domain": [0.7725, 1], "matches": "x", "showticklabels": false, "title": {"text": "Year"}}, "xaxis13": {"anchor": "y13", "domain": [0, 0.2275], "matches": "x", "showticklabels": false, "title": {"text": "Year"}}, "xaxis14": {"anchor": "y14", "domain": [0.2575, 0.485], "matches": "x", "showticklabels": false, "title": {"text": "Year"}}, "xaxis15": {"anchor": "y15", "domain": [0.515, 0.7425], "matches": "x", "showticklabels": false, "title": {"text": "Year"}}, "xaxis16": {"anchor": "y16", "domain": [0.7725, 1], "matches": "x", "showticklabels": false, "title": {"text": "Year"}}, "xaxis17": {"anchor": "y17", "domain": [0, 0.2275], "matches": "x", "showticklabels": false, "title": {"text": "Year"}}, "xaxis18": {"anchor": "y18", "domain": [0.2575, 0.485], "matches": "x", "showticklabels": false, "title": {"text": "Year"}}, "xaxis19": {"anchor": "y19", "domain": [0.515, 0.7425], "matches": "x", "showticklabels": false, "title": {"text": "Year"}}, "xaxis2": {"anchor": "y2", "domain": [0.2575, 0.485], "matches": "x", "title": {"text": "Year"}}, "xaxis20": {"anchor": "y20", "domain": [0.7725, 1], "matches": "x", "showticklabels": false, "title": {"text": "Year"}}, "xaxis3": {"anchor": "y3", "domain": [0.515, 0.7425], "matches": "x", "title": {"text": "Year"}}, "xaxis4": {"anchor": "y4", "domain": [0.7725, 1], "matches": "x", "title": {"text": "Year"}}, "xaxis5": {"anchor": "y5", "domain": [0, 0.2275], "matches": "x", "showticklabels": false, "title": {"text": "Year"}}, "xaxis6": {"anchor": "y6", "domain": [0.2575, 0.485], "matches": "x", "showticklabels": false, "title": {"text": "Year"}}, "xaxis7": {"anchor": "y7", "domain": [0.515, 0.7425], "matches": "x", "showticklabels": false, "title": {"text": "Year"}}, "xaxis8": {"anchor": "y8", "domain": [0.7725, 1], "matches": "x", "showticklabels": false, "title": {"text": "Year"}}, "xaxis9": {"anchor": "y9", "domain": [0, 0.2275], "matches": "x", "showticklabels": false, "title": {"text": "Year"}}, "yaxis": {"anchor": "x", "domain": [0, 0.144], "title": {"text": "%"}}, "yaxis10": {"anchor": "x10", "domain": [0.428, 0.572], "matches": "y", "showticklabels": false, "title": {"text": "%"}}, "yaxis11": {"anchor": "x11", "domain": [0.428, 0.572], "matches": "y", "showticklabels": false, "title": {"text": "%"}}, "yaxis12": {"anchor": "x12", "domain": [0.428, 0.572], "matches": "y", "showticklabels": false, "title": {"text": "%"}}, "yaxis13": {"anchor": "x13", "domain": [0.642, 0.786], "matches": "y", "title": {"text": "%"}}, "yaxis14": {"anchor": "x14", "domain": [0.642, 0.786], "matches": "y", "showticklabels": false, "title": {"text": "%"}}, "yaxis15": {"anchor": "x15", "domain": [0.642, 0.786], "matches": "y", "showticklabels": false, "title": {"text": "%"}}, "yaxis16": {"anchor": "x16", "domain": [0.642, 0.786], "matches": "y", "showticklabels": false, "title": {"text": "%"}}, "yaxis17": {"anchor": "x17", "domain": [0.856, 1], "matches": "y", "title": {"text": "%"}}, "yaxis18": {"anchor": "x18", "domain": [0.856, 1], "matches": "y", "showticklabels": false, "title": {"text": "%"}}, "yaxis19": {"anchor": "x19", "domain": [0.856, 1], "matches": "y", "showticklabels": false, "title": {"text": "%"}}, "yaxis2": {"anchor": "x2", "domain": [0, 0.144], "matches": "y", "showticklabels": false, "title": {"text": "%"}}, "yaxis20": {"anchor": "x20", "domain": [0.856, 1], "matches": "y", "showticklabels": false, "title": {"text": "%"}}, "yaxis3": {"anchor": "x3", "domain": [0, 0.144], "matches": "y", "showticklabels": false, "title": {"text": "%"}}, "yaxis4": {"anchor": "x4", "domain": [0, 0.144], "matches": "y", "showticklabels": false, "title": {"text": "%"}}, "yaxis5": {"anchor": "x5", "domain": [0.214, 0.358], "matches": "y", "title": {"text": "%"}}, "yaxis6": {"anchor": "x6", "domain": [0.214, 0.358], "matches": "y", "showticklabels": false, "title": {"text": "%"}}, "yaxis7": {"anchor": "x7", "domain": [0.214, 0.358], "matches": "y", "showticklabels": false, "title": {"text": "%"}}, "yaxis8": {"anchor": "x8", "domain": [0.214, 0.358], "matches": "y", "showticklabels": false, "title": {"text": "%"}}, "yaxis9": {"anchor": "x9", "domain": [0.428, 0.572], "matches": "y", "title": {"text": "%"}}}}
